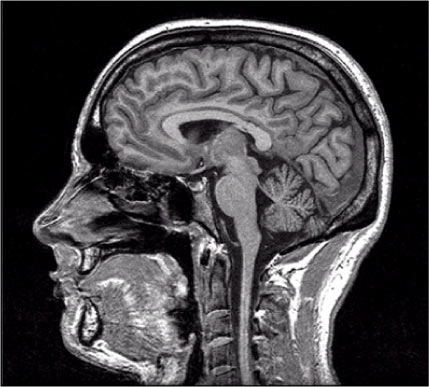
%> input picture skullStriping/brain_skull.jpg, 429 x 387 px
$ octave brain_extract.m   (GNU Octave 9; MATLAB toolbox functions it lacks are replaced by stand-ins)
%> lines starting %> are read from the running program, lines starting %| are printed output that depends on the picture; in (x1, y1, x2, y2) boxes, pixels count from 0 and x2, y2 are one past the last pixel; in counts of white or black regions, pixels touching at a corner belong together; the program's own positions count from 1
%read  image
I = imread('brain_skull.jpg') ;
%> I is the input picture: size 387x429x3 uint8; mean R, G, B 68.3, 66.8, 68.8

%convert 2 gray scale
I = im2double(rgb2gray(I)) ;
%> I: size 387x429 double

%resize
I = imresize(I, [256 256])
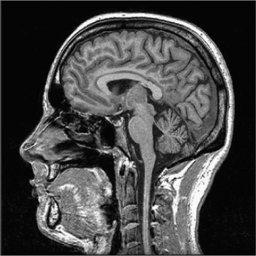
%> I: size 256x256 double; min -0.0205, max 1.02, mean 0.264; drawn with min black and max white

%binarize
level = graythresh(I) ;
%> level = 0.286
BW = im2bw(I, level) ;
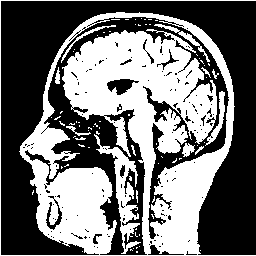
%> BW: size 256x256 logical; 45% white; 78 white regions (64 under 20 px), largest, box (x1, y1, x2, y2) and area: (0, 0, 256, 256) 26824, (94, 134, 141, 254) 1405, (205, 91, 225, 146) 281

%opening operation
se = strel('disk', 3) ;
BW = imopen(BW, se) ;
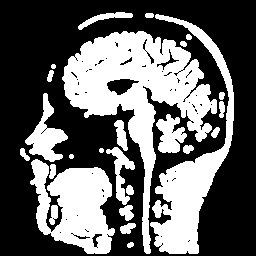
%> BW: size 256x256 logical; 39% white; 26 white regions, largest, box (x1, y1, x2, y2) and area: (62, 31, 217, 254) 10874, (150, 14, 234, 254) 5580, (30, 159, 115, 254) 4953

%gettingn  biggest component
BW = bwareafilt(BW, 1) ;
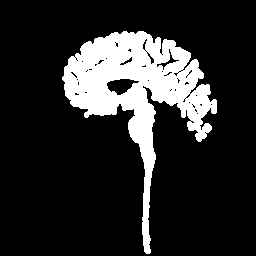
%> BW: size 256x256 logical; 16.6% white; 1 white region, box (x1, y1, x2, y2) and area: (62, 31, 217, 254) 10874

%closing operation
BW = imclose(BW, se) ;
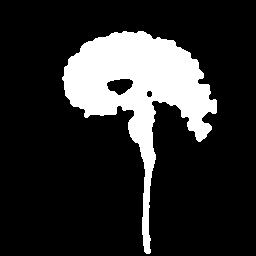
%> BW: size 256x256 logical; 17.5% white; 1 white region, box (x1, y1, x2, y2) and area: (62, 31, 217, 254) 11450

J = I .*BW ;
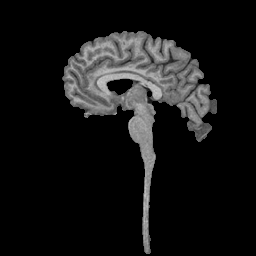
%> J: size 256x256 double; min 0, max 0.782, mean 0.0846

imtool([I J]) ;
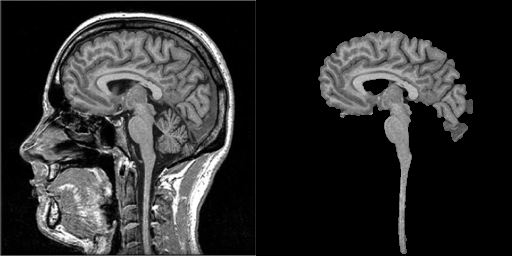
%> displayed picture: size 256x512, on the screen's scale of 0 to 255; min 0, max 255, mean 44.5
